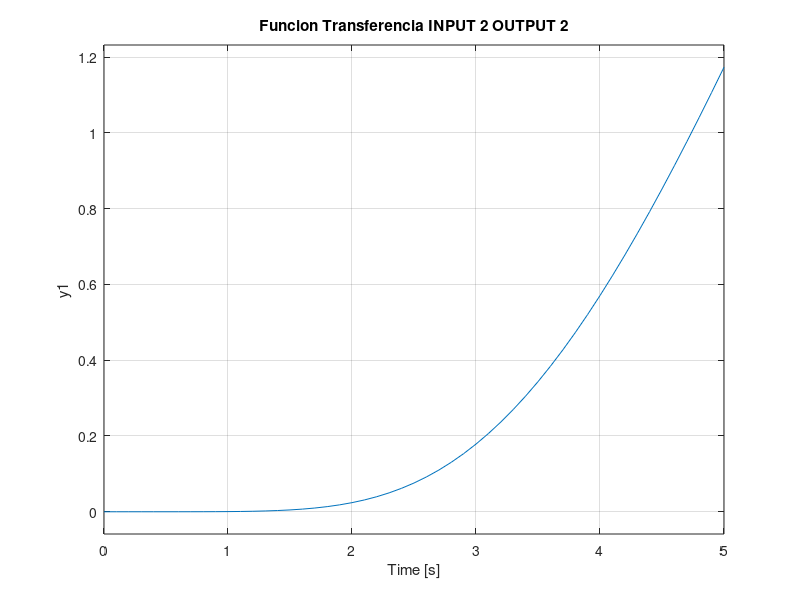

This chart was generated by the following MATLAB code:
clc,clear;

% MIMO system
% define SISO systems
sys00=tf([1],[ 1 2 4 ]); % aea sano
sys11=tf([-86.41],[15 0.37]);
sys12=tf([-0.05445],[1 0.524667 0.0873333 0.00185]);
sys21=tf([29324.85 327.75],[15 0.37]);
sys22=tf([0.25535],[1 0.524667 0.0873333 0.00185]);

% compose MIMO system
sys=[sys11 sys12;
     sys21 sys22];
[a,b,c,d]=tf2ss(sys);
%Q =c'*c;
Q=eye(4,4);
R=0.1*eye(2,2);
[G, ~, ~]=lqr(sys,Q,R)

Q1=eye(4,4);
R1=[0.01 0 ; 0 0.01];
[H, ~, ~] = lqe(sys,Q1,R1)


%cONTROLADOR k(S)

K11=[a-b*G];  % 4X4
K12=[-b*G];    %4X4
K21=[H*c]; %4x4
K22=[a-H*c-b*G];   %2x2

AK=[K11 K12;K21 K22];   %8x8
BK=[zeros(4,2);-H];     %8x2
CK=[c zeros(2,4)];     %2x8
DK=[0 0;0 0];
% % % % % % % % % % % % % % % 
sysK=ss(AK,BK,CK,DK);


OL=sysK*sys;

CL=OL*inv(eye(2,2)+OL);
t=(0:0.1:10);
[NC DC]=ss2tf(CL);
TF1=tf(NC(1,1),DC(1,1));
TF2=tf(NC(1,2),DC(1,2));
TF3=tf(NC(2,1),DC(2,1));
TF4=tf(NC(2,2),DC(2,2));
t=[0:0.1:5];

subplot(2,2,1)
step(TF1,t)
title('Funcion Transferencia INPUT 1 OUTPUT 1')
subplot(2,2,2)
step(TF2,t)
title('Funcion Transferencia INPUT 1 OUTPUT 2')
subplot(2,2,3)
step(TF3,t)
title('Funcion Transferencia INPUT 2 OUTPUT 1')
subplot(2,2,4)
step(TF4,t)
title('Funcion Transferencia INPUT 2 OUTPUT 2')








